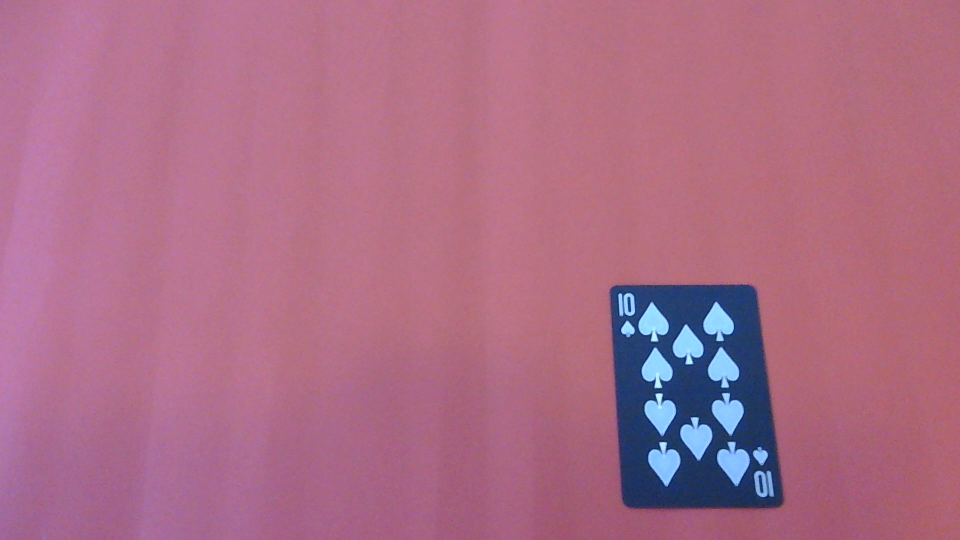
#> input picture project/data/raw/10/10_1759424262296024000.png, 1920 x 1080 px (shown at 1/2 size); its folder holds only this picture in this run
$ python run_for_preprocessing.py
#> lines starting #> are read from the running program, lines starting #| are printed output that depends on the picture; after the words box and inside, x2 and y2 are one past the last pixel; in counts of white or black regions, pixels touching at a corner belong together
### project/preprocessing.py
"""
Preprocessing Pipeline for Playing Card Rank Detection
Handles: Red background removal, card detection, ROI extraction
"""

import cv2
import numpy as np
from pathlib import Path
import matplotlib.pyplot as plt


class CardPreprocessor:
    """Preprocessing pipeline for playing card images"""

    def __init__(self, debug=False):
        """
        Initialize preprocessor

        Args:
            debug (bool): If True, shows intermediate processing steps
        """
        self.debug = debug

    def preprocess(self, image_path):
        """
        Complete preprocessing pipeline

        Args:
            image_path (str or Path): Path to card image

        Returns:
            dict: Contains 'roi' (rank region), 'card' (full card), 'success' (bool)
        """
        # Load image
        img = cv2.imread(str(image_path))
        if img is None:
            return {'success': False, 'error': 'Failed to load image'}

        if self.debug:
            self._show_debug("Original", img)

        # Step 1: Remove red background and detect card
        card_mask = self._remove_red_background(img)

        # Step 2: Find card contour
        card_contour = self._find_card_contour(card_mask)
        if card_contour is None:
            return {'success': False, 'error': 'Could not detect card'}

        # Step 3: Extract card region
        card_region = self._extract_card_region(img, card_contour)

        if self.debug:
            self._show_debug("Extracted Card", card_region)

        # Step 4: Extract rank ROI (top-left corner)
        rank_roi = self._extract_rank_roi(card_region)

        if rank_roi is None:
            return {'success': False, 'error': 'Could not extract rank ROI'}

        if self.debug:
            self._show_debug("Rank ROI", rank_roi)
            cv2.waitKey(0)
            cv2.destroyAllWindows()

        return {
            'success': True,
            'roi': rank_roi,
            'card': card_region,
            'mask': card_mask
        }

    def _remove_red_background(self, img):
        """
        Remove red background and create binary mask of card

        Args:
            img: BGR image

        Returns:
            Binary mask where card is white, background is black
        """
        # Enhance brightness to help separate card from noise
        # Convert to HSV and increase V channel
        hsv_bright = cv2.cvtColor(img, cv2.COLOR_BGR2HSV)
        h, s, v = cv2.split(hsv_bright)

        # Increase brightness by 30% but cap at 255
        v = cv2.add(v, 50)
        v = np.clip(v, 0, 255).astype(np.uint8)

        # Merge back and convert to BGR
        hsv_bright = cv2.merge([h, s, v])
        img_enhanced = cv2.cvtColor(hsv_bright, cv2.COLOR_HSV2BGR)

        if self.debug:
            self._show_debug("Brightness Enhanced", img_enhanced)

        # Apply bilateral filter to reduce noise while preserving edges
        img_filtered = cv2.bilateralFilter(img_enhanced, 9, 75, 75)

        # Convert to HSV for better color segmentation
        hsv = cv2.cvtColor(img_filtered, cv2.COLOR_BGR2HSV)

        # Also convert to LAB color space for luminance normalization
        lab = cv2.cvtColor(img_filtered, cv2.COLOR_BGR2LAB)
        l, a, b = cv2.split(lab)

        # Apply CLAHE (Contrast Limited Adaptive Histogram Equalization) to L channel
        # This helps normalize lighting variations
        clahe = cv2.createCLAHE(clipLimit=2.0, tileGridSize=(8, 8))
        l_clahe = clahe.apply(l)

        # Merge back and convert to HSV
        lab_clahe = cv2.merge([l_clahe, a, b])
        img_normalized = cv2.cvtColor(lab_clahe, cv2.COLOR_LAB2BGR)
        hsv_normalized = cv2.cvtColor(img_normalized, cv2.COLOR_BGR2HSV)

        # Use normalized HSV for red detection with adjusted thresholds
        # Red color range in HSV (red wraps around, so two ranges)
        # Lower red range (0-10) - more permissive for lighting variations
        lower_red1 = np.array([0, 40, 40])
        upper_red1 = np.array([10, 255, 255])

        # Upper red range (170-180)
        lower_red2 = np.array([165, 40, 40])
        upper_red2 = np.array([180, 255, 255])

        # Create masks for red on normalized image
        mask1 = cv2.inRange(hsv_normalized, lower_red1, upper_red1)
        mask2 = cv2.inRange(hsv_normalized, lower_red2, upper_red2)

        # Also try on original HSV (for areas with good lighting)
        mask1_orig = cv2.inRange(hsv, lower_red1, upper_red1)
        mask2_orig = cv2.inRange(hsv, lower_red2, upper_red2)

        # Combine all masks
        red_mask = cv2.bitwise_or(mask1, mask2)
        red_mask_orig = cv2.bitwise_or(mask1_orig, mask2_orig)
        red_mask = cv2.bitwise_or(red_mask, red_mask_orig)

        # Card is NOT red, so invert
        card_mask = cv2.bitwise_not(red_mask)

        # Aggressive noise removal - multiple passes with different kernel sizes
        # First pass: remove small speckles
        kernel_small = np.ones((3, 3), np.uint8)
        card_mask = cv2.morphologyEx(card_mask, cv2.MORPH_OPEN, kernel_small, iterations=2)

        # Second pass: close small gaps
        kernel_medium = np.ones((7, 7), np.uint8)
        card_mask = cv2.morphologyEx(card_mask, cv2.MORPH_CLOSE, kernel_medium, iterations=2)

        # Third pass: remove remaining noise
        kernel_large = np.ones((11, 11), np.uint8)
        card_mask = cv2.morphologyEx(card_mask, cv2.MORPH_OPEN, kernel_large, iterations=1)

        # Final cleanup: close any remaining gaps
        card_mask = cv2.morphologyEx(card_mask, cv2.MORPH_CLOSE, kernel_medium, iterations=1)

        # Additional: Use median blur to remove salt-and-pepper noise
        card_mask = cv2.medianBlur(card_mask, 5)

        if self.debug:
            self._show_debug("Card Mask", card_mask)

        return card_mask

    def _find_card_contour(self, mask):
        """
        Find the card contour using multiple methods

        Args:
            mask: Binary mask

        Returns:
            Card contour or None if not found
        """
        # Try contour-based detection
        contour1, score1 = self._find_card_by_contours(mask)

        # Try edge-based detection
        contour2, score2 = self._find_card_by_edges(mask)

        if self.debug:
            print(f"\nContour approach score: {score1}")
            print(f"Edge approach score: {score2}")

        # Return the better result
        if score1 >= score2 and score1 >= 3:
            return contour1
        elif score2 >= 3:
            return contour2
        else:
            return None

    def _find_card_by_contours(self, mask):
        """
        Find card using contour detection

        Returns:
            (contour, score) tuple
        """
        contours, _ = cv2.findContours(mask, cv2.RETR_EXTERNAL, cv2.CHAIN_APPROX_SIMPLE)

        if len(contours) == 0:
            return (None, -1)

        img_h, img_w = mask.shape
        img_center = (img_w / 2, img_h / 2)
        img_area = img_h * img_w

        best_contour = None
        best_score = -1

        if self.debug:
            print(f"\n=== Analyzing {len(contours)} contours ===")

        for i, contour in enumerate(contours):
            area = cv2.contourArea(contour)

            # Skip very small contours
            if area < 0.03 * img_area:
                if self.debug:
                    print(f"Contour {i}: SKIPPED (too small, area={area:.0f})")
                continue

            # Skip very large contours
            if area > 0.9 * img_area:
                if self.debug:
                    print(f"Contour {i}: SKIPPED (too large, area={area:.0f})")
                continue

            # Get properties
            x, y, w, h = cv2.boundingRect(contour)
            aspect_ratio = h / w if w > 0 else 0

            # Distance from center
            contour_center = (x + w/2, y + h/2)
            dx = contour_center[0] - img_center[0]
            dy = contour_center[1] - img_center[1]
            distance_from_center = np.sqrt(dx**2 + dy**2)
            max_distance = np.sqrt(img_w**2 + img_h**2)
            normalized_distance = distance_from_center / max_distance

            # Rectangularity
            perimeter = cv2.arcLength(contour, True)
            if perimeter > 0:
                rectangularity = (4 * np.pi * area) / (perimeter ** 2)
            else:
                rectangularity = 0

            # Skip if not rectangular enough (very permissive threshold)
            # When card touches noise, rectangularity drops significantly
            if rectangularity < 0.10:
                if self.debug:
                    print(f"Contour {i}: SKIPPED (not rectangular, rect={rectangularity:.2f})")
                continue

            # Calculate score
            score = 0
            size_ratio = area / img_area

            if 0.1 < size_ratio < 0.6:
                score += 2
            if normalized_distance < 0.3:
                score += 3
            elif normalized_distance < 0.5:
                score += 1
            if 1.2 < aspect_ratio < 2.0:
                score += 2
            elif 1.0 < aspect_ratio < 2.5:
                score += 1

            # CRITICAL: Rectangularity is the most important factor for cards
            # Give much higher weight to rectangular shapes
            if rectangularity > 0.75:
                score += 10  # Very rectangular - huge bonus
            elif rectangularity > 0.6:
                score += 6   # Pretty rectangular - good bonus
            elif rectangularity > 0.4:
                score += 3   # Somewhat rectangular - moderate bonus
            elif rectangularity > 0.2:
                score += 1   # Barely rectangular - small bonus
            # Below 0.2: no bonus, and very low threshold means it barely qualifies

            if self.debug:
                print(f"Contour {i}: area={area:.0f} ({size_ratio:.2%}), "
                      f"aspect={aspect_ratio:.2f}, dist={normalized_distance:.2f}, "
                      f"rect={rectangularity:.2f}, score={score}")

            if score > best_score:
                best_score = score
                best_contour = contour

        if self.debug:
            print(f"Best score: {best_score}, Required: 3")

        return (best_contour, best_score)

    def _find_card_by_edges(self, mask):
        """
        Find card using edge detection and Hough lines

        Returns:
            (contour, score) tuple
        """
        try:
            # Edge detection
            edges = cv2.Canny(mask, 50, 150)

            # Find lines
            lines = cv2.HoughLinesP(edges, 1, np.pi/180, threshold=100,
                                    minLineLength=100, maxLineGap=50)

            if lines is None or len(lines) < 4:
                return (None, -1)

            # Separate horizontal and vertical lines
            h_lines = []
            v_lines = []

            for line in lines:
                x1, y1, x2, y2 = line[0]
                angle = np.abs(np.arctan2(y2 - y1, x2 - x1) * 180 / np.pi)

                if angle < 20 or angle > 160:
                    h_lines.append((y1 + y2) / 2)
                elif 70 < angle < 110:
                    v_lines.append((x1 + x2) / 2)

            if len(h_lines) < 2 or len(v_lines) < 2:
                return (None, -1)

            # Create rectangle
            y_top = int(min(h_lines))
            y_bottom = int(max(h_lines))
            x_left = int(min(v_lines))
            x_right = int(max(v_lines))

            rect_contour = np.array([
                [[x_left, y_top]],
                [[x_right, y_top]],
                [[x_right, y_bottom]],
                [[x_left, y_bottom]]
            ], dtype=np.int32)

            # Score it
            w = x_right - x_left
            h = y_bottom - y_top
            area = w * h

            img_h, img_w = mask.shape
            img_area = img_h * img_w

            if area < 0.03 * img_area or area > 0.9 * img_area:
                return (None, -1)

            aspect_ratio = h / w if w > 0 else 0
            score = 0

            if 0.1 < area / img_area < 0.6:
                score += 2
            if 1.2 < aspect_ratio < 2.0:
                score += 2

            return (rect_contour, score)

        except Exception:
            return (None, -1)

    def _extract_card_region(self, img, contour):
        """
        Extract the card region using bounding rectangle

        Args:
            img: Original image
            contour: Card contour

        Returns:
            Cropped card image
        """
        # Get bounding rectangle
        x, y, w, h = cv2.boundingRect(contour)

        # Add small padding
        padding = 10
        x = max(0, x - padding)
        y = max(0, y - padding)
        w = min(img.shape[1] - x, w + 2 * padding)
        h = min(img.shape[0] - y, h + 2 * padding)

        # Extract card
        card = img[y:y+h, x:x+w]

        return card

    def _extract_rank_roi(self, card_img):
        """
        Extract the rank symbol from top-left corner of card

        Args:
            card_img: Cropped card image

        Returns:
            Rank ROI image (grayscale, binary)
        """
        # Convert to grayscale
        gray = cv2.cvtColor(card_img, cv2.COLOR_BGR2GRAY)

        if self.debug:
            self._show_debug("Card Grayscale", gray)

        # First, find where the actual card is (dark region)
        # Card is black, background is brighter
        _, card_mask = cv2.threshold(gray, 100, 255, cv2.THRESH_BINARY_INV)

        # Find the card contour in this mask
        contours, _ = cv2.findContours(card_mask, cv2.RETR_EXTERNAL, cv2.CHAIN_APPROX_SIMPLE)

        if len(contours) > 0:
            # Get the largest dark region (the card)
            largest_contour = max(contours, key=cv2.contourArea)
            x, y, w, h = cv2.boundingRect(largest_contour)

            # Crop to just the card (remove background)
            gray = gray[y:y+h, x:x+w]

            if self.debug:
                self._show_debug("Card Only (no background)", gray)

        # Now threshold to get text
        # Card is dark with bright text
        _, binary = cv2.threshold(gray, 0, 255, cv2.THRESH_BINARY + cv2.THRESH_OTSU)

        if self.debug:
            self._show_debug("Binary Card", binary)

        # Extract top-left corner (where rank symbol is)
        h, w = binary.shape
        rank_h = int(h * 0.25)
        rank_w = int(w * 0.30)

        roi = binary[0:rank_h, 0:rank_w]

        if self.debug:
            self._show_debug("ROI", roi)

        # Check if ROI is valid
        if roi is None or roi.size == 0:
            return None

        # Check if ROI has actual content
        white_pixels = np.count_nonzero(roi)
        if white_pixels < 100:
            return None

        # Resize to standard size
        roi = cv2.resize(roi, (100, 150), interpolation=cv2.INTER_AREA)

        return roi

    # [63 lines left out: functions _crop_to_content, _show_debug, test_preprocessing, not called in this run]


def batch_preprocess(data_dir, output_dir, debug=False):
    """Preprocess all images in dataset"""
    data_dir = Path(data_dir)
    output_dir = Path(output_dir)
    output_dir.mkdir(parents=True, exist_ok=True)

    preprocessor = CardPreprocessor(debug=debug)

    stats = {'success': 0, 'failed': 0, 'failed_files': []}

    rank_folders = [f for f in data_dir.iterdir() if f.is_dir()]

    for rank_folder in rank_folders:
        rank = rank_folder.name
        print(f"\nProcessing rank: {rank}")

        rank_output_dir = output_dir / rank
        rank_output_dir.mkdir(exist_ok=True)

        image_files = list(rank_folder.glob("*.png"))

        for img_file in image_files:
            result = preprocessor.preprocess(img_file)
#> in preprocess, img is the input picture: shape (1080, 1920, 3); mean B, G, R 134.4, 108.5, 171.4
#> in _remove_red_background, `mask1 = cv2.inRange(hsv_normalized, lower_red1, upper_red1)`:
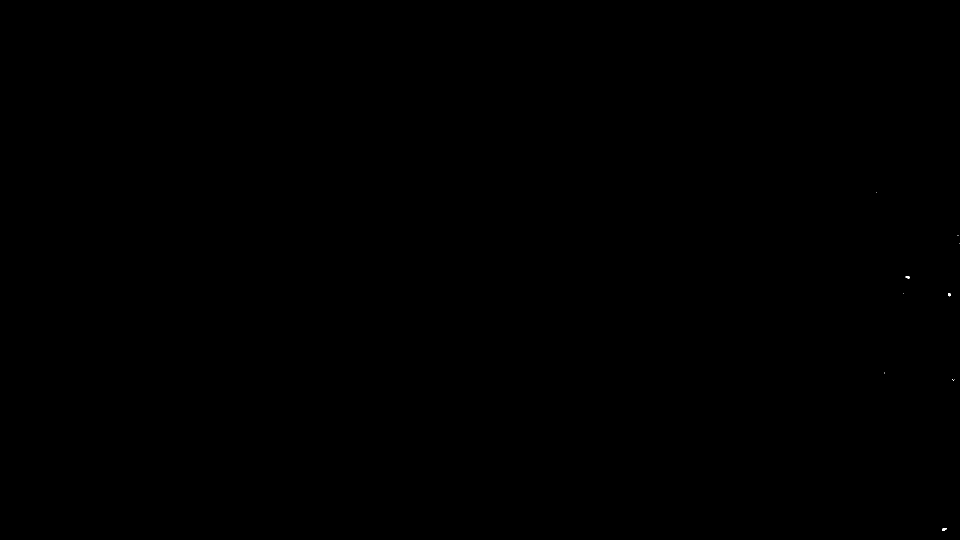
#> mask1: shape (1080, 1920) (shown at 1/2 size); 0.01% white; 10 white regions (7 under 20 px), largest, box (x1, y1, x2, y2) and area: (1884, 1056, 1893, 1062) 41, (1811, 552, 1819, 557) 30, (1896, 587, 1902, 593) 27
#> in _find_card_by_contours, `contours, _ = cv2.findContours(mask, cv2.RETR_EXTERNAL, cv2.CHAIN_APPR..`: contours = 16 contours; largest, box (x1, y1, x2, y2) and area: (0, 0, 735, 1080) 276202, (1217, 567, 1568, 1033) 140200, (613, 927, 702, 999) 2608, (805, 1012, 861, 1043) 964, (179, 439, 212, 481) 822
#> the loop in _find_card_by_contours, `for i, contour in enumerate(contours):` made 16 passes
#> (area, x, y, w, h, aspect_ratio, contour_center, dx) on pass 9: (140200.5, 1217, 567, 351, 466, 1.33, (1392.5, 800), 432.5)
#> after the loop in _find_card_by_contours, `for i, contour in enumerate(contours):`: best_contour = contour of 260 points, box (x1, y1, x2, y2) (1217, 567, 1568, 1033), area 140200; best_score = 11
#> in _find_card_contour, `contour1, score1 = self._find_card_by_contours(mask)`: contour1 has the same summary as best_contour in _find_card_by_contours
#> in _find_card_by_edges, `lines = cv2.HoughLinesP(edges, 1, np.pi/180, threshold=100, minLineLen..`: lines = [[1231, 864, 1237, 982], [1223, 727, 1236, 976], [1230, 568, 1396, 568], [1385, 1017, 1552, 1014], [1523, 666, 1566, 978], [1510, 572, 1561, 931], [1350, 567, 1489, 567]]
#> the loop in _find_card_by_edges, `for line in lines:` made 7 passes
#> (x1, y1, x2, y2, angle) on passes 1 to 7: (1231, 864, 1237, 982, 87.09), (1223, 727, 1236, 976, 87.01), (1230, 568, 1396, 568, 0), (1385, 1017, 1552, 1014, 1.03), (1523, 666, 1566, 978, 82.15), (1510, 572, 1561, 931, 81.91), (1350, 567, 1489, 567, 0)
#> after the loop in _find_card_by_edges, `for line in lines:`: h_lines = [568, 1015.5, 567]; v_lines = [1234, 1229.5, 1544.5, 1535.5]
#> in _find_card_by_edges, `y_top = int(min(h_lines))`: y_top = 567
#> in _find_card_by_edges, `y_bottom = int(max(h_lines))`: y_bottom = 1015
#> in _find_card_by_edges, `x_left = int(min(v_lines))`: x_left = 1229
#> in _find_card_by_edges, `x_right = int(max(v_lines))`: x_right = 1544
#> in _find_card_by_edges, `rect_contour = np.array([ [[x_left, y_top]], [[x_right, y_top]], [[x_r..`: rect_contour = [[1229, 567], [1544, 567], [1544, 1015], [1229, 1015]]
#> in _find_card_by_edges, `w = x_right - x_left`: w = 315
#> in _find_card_by_edges, `h = y_bottom - y_top`: h = 448
#> in _find_card_by_edges, `area = w * h`: area = 141120
#> in _find_card_by_edges, `aspect_ratio = h / w if w > 0 else 0`: aspect_ratio = 1.42
#> in _find_card_contour, `contour2, score2 = self._find_card_by_edges(mask)`: contour2 has the same summary as rect_contour in _find_card_by_edges; score2 = 2
#> in preprocess, `card_contour = self._find_card_contour(card_mask)`: card_contour has the same summary as best_contour in _find_card_by_contours
#> in _extract_card_region, `x, y, w, h = cv2.boundingRect(contour)`: x = 1217; y = 567; w = 351; h = 466
#> in _extract_card_region, `x = max(0, x - padding)`: x = 1207
#> in _extract_card_region, `y = max(0, y - padding)`: y = 557
#> in _extract_card_region, `w = min(img.shape[1] - x, w + 2 * padding)`: w = 371
#> in _extract_card_region, `h = min(img.shape[0] - y, h + 2 * padding)`: h = 486
#> in _extract_card_region, `card = img[y:y+h, x:x+w]`:
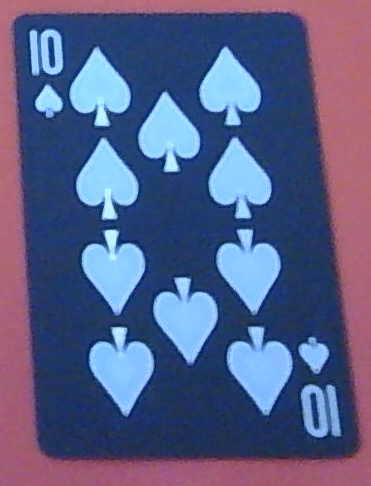
#> card: shape (486, 371, 3); mean B, G, R 135.7, 94.4, 86.7
#> in _extract_rank_roi, `_, card_mask = cv2.threshold(gray, 100, 255, cv2.THRESH_BINARY_INV)`:
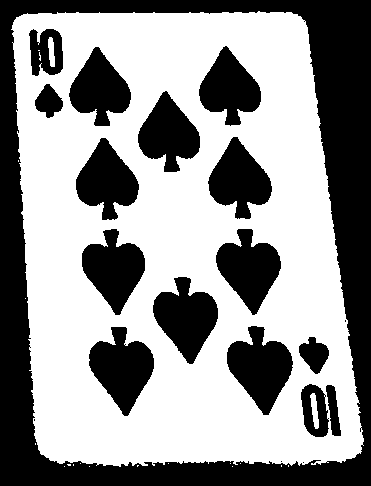
#> card_mask: shape (486, 371); 58.1% white; 20 black regions (4 under 20 px)
#> in _extract_rank_roi, `contours, _ = cv2.findContours(card_mask, cv2.RETR_EXTERNAL, cv2.CHAIN..`: contours = 16 contours, 15 with area under 20; largest, box (x1, y1, x2, y2) and area: (11, 11, 364, 467) 138959
#> in _extract_rank_roi, `largest_contour = max(contours, key=cv2.contourArea)`: largest_contour = contour of 783 points, box (x1, y1, x2, y2) (11, 11, 364, 467), area 138959
#> in _extract_rank_roi, `x, y, w, h = cv2.boundingRect(largest_contour)`: x = 11; w = 353; h = 456
#> in _extract_rank_roi, `gray = gray[y:y+h, x:x+w]`:
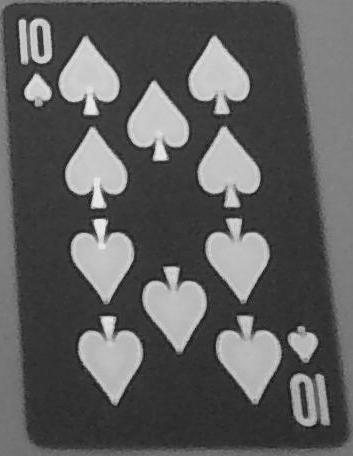
#> gray: shape (456, 353); min 17, max 238, mean 93.7
#> in _extract_rank_roi, `_, binary = cv2.threshold(gray, 0, 255, cv2.THRESH_BINARY + cv2.THRESH..`:
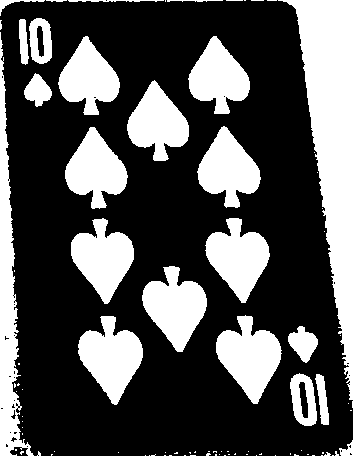
#> binary: shape (456, 353); 32.6% white; 89 white regions (66 under 20 px), largest, box (x1, y1, x2, y2) and area: (278, 0, 353, 400) 12401, (0, 32, 34, 456) 4953, (216, 315, 282, 404) 3371
#> in _extract_rank_roi, `roi = binary[0:rank_h, 0:rank_w]`:
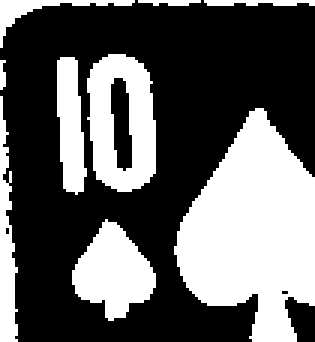
#> roi: shape (114, 105) (shown 3 times larger); 37.9% white; 9 white regions (1 under 20 px)
#> in _extract_rank_roi, `white_pixels = np.count_nonzero(roi)`: white_pixels = 4538
#> in _extract_rank_roi, `roi = cv2.resize(roi, (100, 150), interpolation=cv2.INTER_AREA)`:
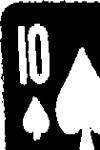
#> roi: shape (150, 100); min 0, max 255, mean 96.4
#> result = 4 items

            if result['success']:
                output_path = rank_output_dir / img_file.name
                cv2.imwrite(str(output_path), result['roi'])
                stats['success'] += 1
            else:
                stats['failed'] += 1
                stats['failed_files'].append(str(img_file))
                print(f"  Failed: {img_file.name} - {result['error']}")

        print(f"  Processed {len(image_files)} images")

    print("\n" + "="*50)
    print(f"Total successful: {stats['success']}")
    print(f"Total failed: {stats['failed']}")

    if stats['failed'] > 0:
        print("\nFailed files:")
        for f in stats['failed_files'][:10]:  # Show first 10
            print(f"  - {f}")
        if len(stats['failed_files']) > 10:
            print(f"  ... and {len(stats['failed_files']) - 10} more")

    return stats


# [5 lines that do not run on import are left out]

### project/run_for_preprocessing.py
from preprocessing import batch_preprocess

stats = batch_preprocess('project/data/raw', 'project/data/processed', debug=False)
